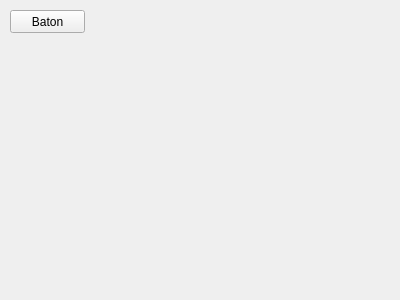
<?xml version="1.0" encoding="UTF-8"?>
<ui version="4.0">
 <class>Form</class>
 <widget class="QWidget" name="Form">
  <property name="geometry">
   <rect>
    <x>0</x>
    <y>0</y>
    <width>400</width>
    <height>300</height>
   </rect>
  </property>
  <property name="windowTitle">
   <string>Form</string>
  </property>
  <widget class="QPushButton" name="pushButton">
   <property name="geometry">
    <rect>
     <x>10</x>
     <y>10</y>
     <width>75</width>
     <height>23</height>
    </rect>
   </property>
   <property name="text">
    <string>Baton</string>
   </property>
  </widget>
 </widget>
 <resources/>
 <connections/>
</ui>
